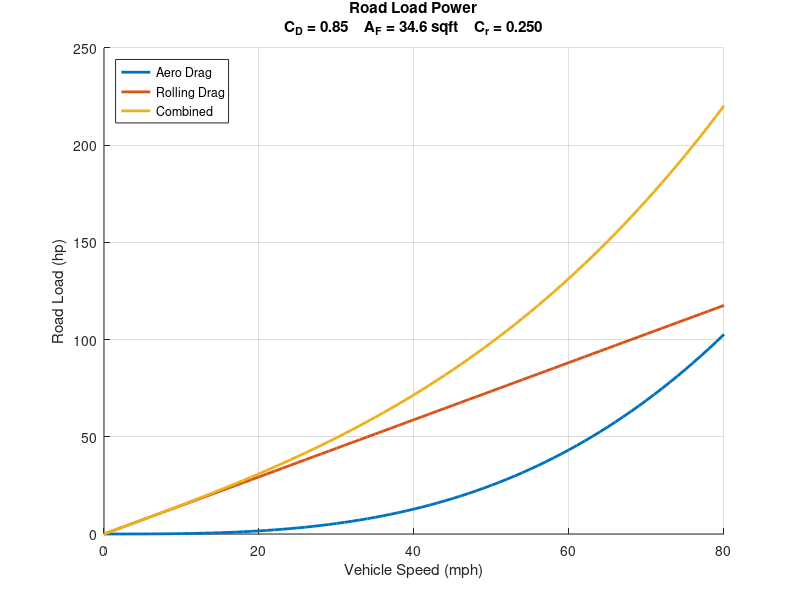

MATLAB code to generate this figure:
clear
% close all

% Vehicle Data
m = 1000;                   % [kg] Vehicle mass
m_wheel = 40.2*0.453592;    % [kg] Wheel mass
r_w = 29*.0254/2;        % [m] Wheel radius
p_line = 0*1e5;       % Transmission line pressure
vl_ger = 0.63;        % [in^3/rev/in] gerotor displacement per rev. per inch
l_ger = 0.562;          % [in]  gerotor thickness
V_ger = vl_ger*l_ger*1.639e-5;  % [m^3] gerotor displacement per rev
R_ger = 67/50;          % [-] Gear ratio up to gerotor
tau_brake = 1e5*0.812e-3/(2*pi*2);        % [N-m] Engine braking torque
A_proj = 34.6/10.76;        % [m^2] Frontal area
% A_proj = 3.27;        % [m^2] Frontal area
% A_proj = 24/10.76;        % [m^2] Frontal area

C_D = 0.85;               % [-] Drag coefficient

rho_air = 1.225;         % [kg/m^3] Air density
% C_r = 0.022;                % [-] Rolling coefficient
C_r = 0.25;                % [-] Rolling coefficient
g = 9.81;               % [m/s^2] Gravitational constant

% Efficiencies
eta_m = 0.985^6;        % [-] Driveline mechanical efficiency
derate_eng = 0.00;

%% Steady State Road Load

v = [0:1:80]*0.44704;       % [m/s] velocity vector
w_w = v/r_w;

F_aero = 1/2*rho_air*v.^2*C_D*A_proj;    % [N] Aero drag force
tau_aero = F_aero*r_w;
P_aero = F_aero.*v;
F_roll = C_r*m*g;
tau_roll = F_roll*r_w*ones(1,length(v));
P_roll = F_roll.*v;

P_road = P_roll + P_aero;

%% Plots
figure
grid on
hold on
plot(v/0.44704,P_aero/746,'Linewidth',2)
plot(v/0.44704,P_roll/746,'Linewidth',2)
plot(v/0.44704,(P_aero+P_roll)/746,'Linewidth',2)
xlabel('Vehicle Speed (mph)')
ylabel('Road Load (hp)')
legend('Aero Drag','Rolling Drag','Combined','Location','Northwest')
titlestr = sprintf('Road Load Power\nC_D = %1.2f    A_F = %2.1f sqft    C_r = %1.3f',C_D, A_proj*10.76, C_r);
title(titlestr)
set(gcf,'Color',[1 1 1])


% figure
% grid on
% hold on
% plot(v/0.44704,tau_aero*0.737,'Linewidth',1)
% plot(v/0.44704,tau_roll*0.737,'Linewidth',1)
% plot(v/0.44704,(tau_aero+tau_roll)*0.737,'Linewidth',1)
% xlabel('Vehicle Speed (mph)')
% ylabel('Axle Torque (ft-lbf)')
% legend('Aero Drag','Rolling Drag','Combined','Location','Northwest')
% titlestr = sprintf('Road Load Axle Torque\nC_D = %1.2f    A_F = %2.1f sqft    C_r = %1.3f',C_D, A_proj*10.76, C_r);
% title(titlestr)
% set(gcf,'Color',[1 1 1])
% 
% 



